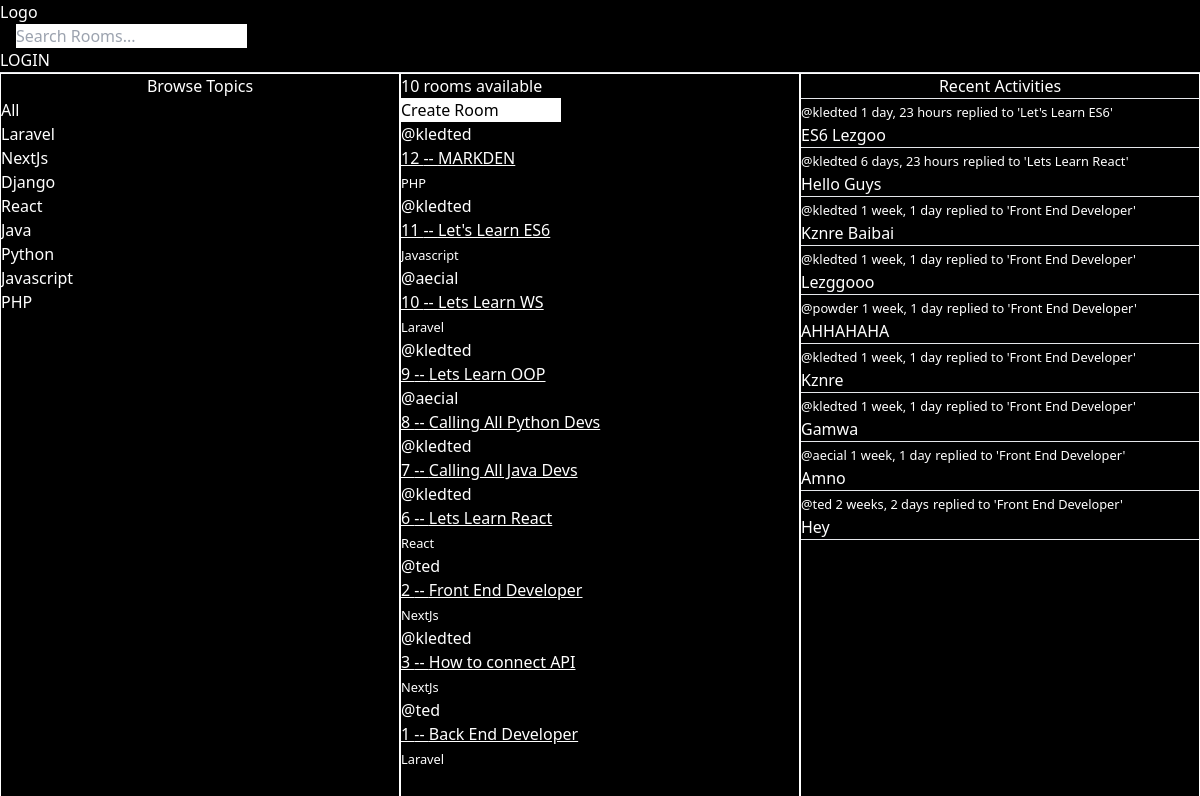
The page / on the database its author committed.
### base/models.py (models this page shows)
class Topic(models.Model):
    name = models.CharField(max_length=200)
    def __str__(self):
        return self.name

class Room(models.Model):
    host = models.ForeignKey(User, on_delete=models.SET_NULL, null=True)
    topic = models.ForeignKey(Topic, on_delete=models.SET_NULL, null=True)
    name = models.CharField(max_length=200)
    description = models.TextField(null=True, blank=True)
    participants = models.ManyToManyField(User, related_name='participants', blank=True)
    updated = models.DateTimeField(auto_now=True)
    created = models.DateTimeField(auto_now_add=True)
    class Meta:
        ordering = ['-updated', '-created']
    def __str__(self):
        return self.name

class Message(models.Model):
    user = models.ForeignKey(User, on_delete=models.CASCADE)
    room = models.ForeignKey(Room, on_delete=models.CASCADE)
    body = models.TextField()
    updated = models.DateTimeField(auto_now=True)
    created = models.DateTimeField(auto_now_add=True)
    class Meta:
        ordering = ['-updated', '-created']
    def __str__(self):
        return self.body[0:50]

### base/views.py (the view)
# urls.py: path('', views.romr, name='home'),
def romr(request):
    q = request.GET.get('q') if request.GET.get('q') != None else ''
    rooms = Room.objects.filter(Q(topic__name__icontains=q) | Q(name__icontains=q) | Q(description__icontains=q))
    room_count = rooms.count()
    topics = Topic.objects.all()
    room_messages = Message.objects.filter(Q(room__topic__name__icontains=q))
    context = {'rooms': rooms, 'topics': topics, 'room_count': room_count, 'room_messages': room_messages}
    return render(request, 'base/home.html', context)

### base/templates/base/home.html (shortened to what this page needs)
{% extends 'main.html'%} {% block content %}
<div class="grid grid-cols-3">
  <div class="h-screen border border-white">
    {% include 'base/topics_component.html'%}
  </div>
  <div class="flex flex-col border border-white">
    <h5>
      {{room_count}} {% if room_count > 1 %} rooms available {%else %} room
      available {% endif %}
    </h5>
    <a class="text-black bg-white w-40" href="{% url 'create-room' %}"
      >Create Room</a
    >
    {% include 'base/feed_component.html'%}
  </div>
  <div class="border border-white">
    {% include 'base/activity_component.html' %}
  </div>
</div>
{% endblock %}

### base/templates/base/topics_component.html
<h3 class="text-center">Browse Topics</h3>
<div>
  <div>
    <a href="{% url 'home' %}">All</a>
  </div>
  {% for topic in topics%}
  <div>
    <a href="{% url 'home' %}?q={{topic.name}}">{{topic}}</a>
  </div>
  {% endfor %}
</div>

### base/templates/base/feed_component.html (shortened to what this page needs)
<div>
  {% if rooms%} {% for room in rooms %}
  <div>
    <a href="{%url 'profile' room.host.id%}">@{{room.host.username}}</a>
    <a href="{% url 'room' room.id %}" class="underline">
      <h3>{{room.id}} -- {{room.name}}</h3>
    </a>
    <small>{{room.topic.name}}</small>
  </div>
  {% endfor %} {%endif%}
</div>

### base/templates/base/activity_component.html (shortened to what this page needs)
<h5 class="text-center">Recent Activities</h5>
<hr />
{% for message in room_messages %}
<div>
  <small
    ><a href="{% url 'profile' message.user.id%}">@{{message.user}}</a>
    {{message.created|timesince}}</small
  >
  <small>replied to '{{message.room}}'</small>
  <p>{{message}}</p>
  <hr />
</div>
{%endfor%}

### static/main.css (style rules this page uses)
body { background-color: red; }

### rows shown on the page
Topic: name "Laravel"
Topic: name "NextJs"
Topic: name "Django"
Topic: name "React"
Topic: name "Java"
Topic: name "Python"
Topic: name "Javascript"
Topic: name "PHP"
Room: host.username "kledted", id "12", name "MARKDEN", topic.name "PHP"
Room: host.username "kledted", id "11", name "Let's Learn ES6", topic.name "Javascript"
Room: host.username "aecial", id "10", name "Lets Learn WS", topic.name "Laravel"
Room: host.username "kledted", id "9", name "Lets Learn OOP"
Room: host.username "aecial", id "8", name "Calling All Python Devs"
Room: host.username "kledted", id "7", name "Calling All Java Devs"
Room: host.username "kledted", id "6", name "Lets Learn React", topic.name "React"
Room: host.username "ted", id "2", name "Front End Developer", topic.name "NextJs"
Room: host.username "kledted", id "3", name "How to connect API", topic.name "NextJs"
Room: host.username "ted", id "1", name "Back End Developer", topic.name "Laravel"
Message: user "kledted", created "1 day, 23 hours", room "Let's Learn ES6", body "ES6 Lezgoo"
Message: user "kledted", created "6 days, 23 hours", room "Lets Learn React", body "Hello Guys"
Message: user "kledted", created "1 week, 1 day", room "Front End Developer", body "Kznre Baibai"
Message: user "kledted", created "1 week, 1 day", room "Front End Developer", body "Lezggooo"
Message: user "powder", created "1 week, 1 day", room "Front End Developer", body "AHHAHAHA"
Message: user "kledted", created "1 week, 1 day", room "Front End Developer", body "Kznre"
Message: user "kledted", created "1 week, 1 day", room "Front End Developer", body "Gamwa"
Message: user "aecial", created "1 week, 1 day", room "Front End Developer", body "Amno"
Message: user "ted", created "2 weeks, 2 days", room "Front End Developer", body "Hey"

### other values the page prints
{{ room_count }} "10"
